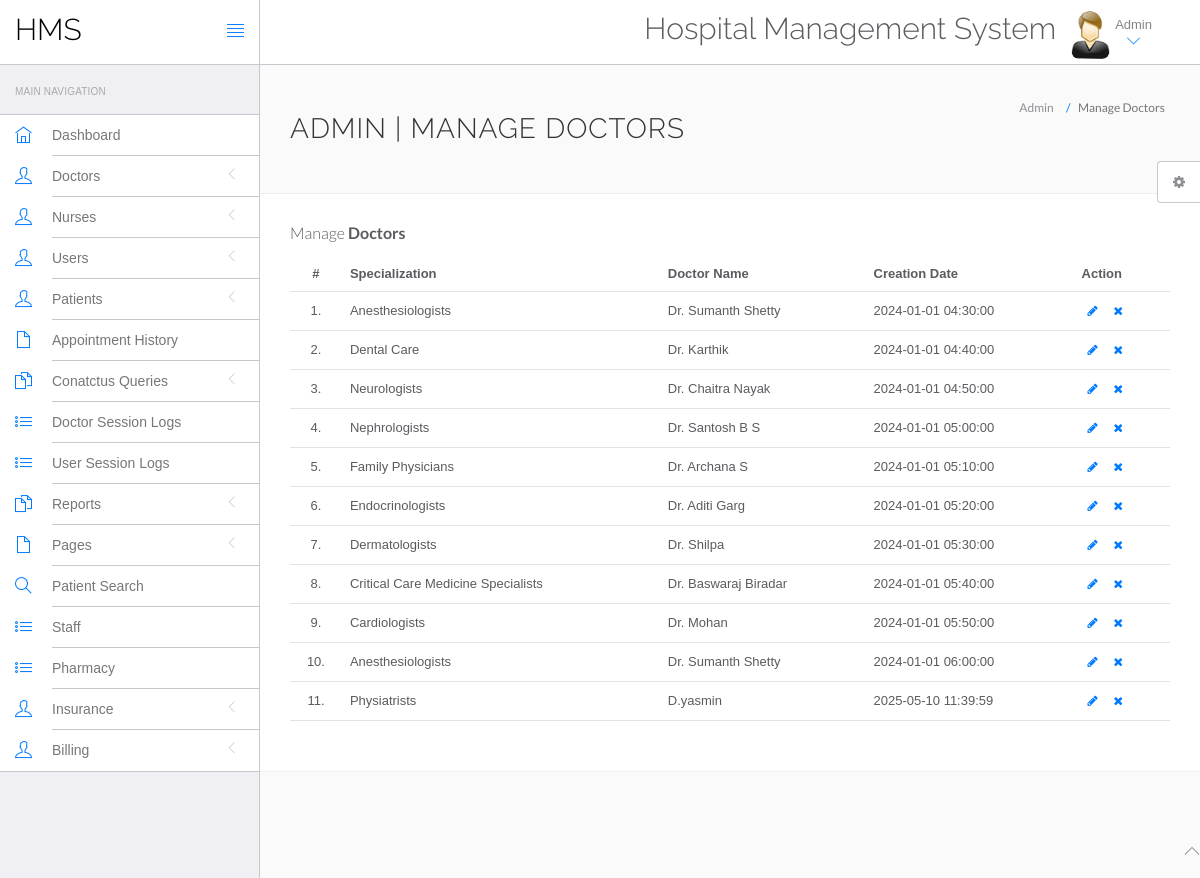
The page /hms/admin/manage-doctors.php (signed in) on the database its author committed.
### tables this page shows
CREATE TABLE `doctors` (
  `id` int(11) NOT NULL,
  `specialization` varchar(100) DEFAULT NULL,
  `doctorName` varchar(100) DEFAULT NULL,
  `address` text DEFAULT NULL,
  `docFees` varchar(50) DEFAULT NULL,
  `contactno` bigint(20) DEFAULT NULL,
  `docEmail` varchar(100) DEFAULT NULL,
  `password` varchar(255) DEFAULT NULL,
  `creationDate` timestamp NOT NULL DEFAULT current_timestamp(),
  `updationDate` timestamp NOT NULL DEFAULT current_timestamp() ON UPDATE current_timestamp()
);

### hms/admin/manage-doctors.php (the view, shortened to what this page needs)
<?php
include('include/config.php');
if(strlen($_SESSION['id']==0)) {
 header('location:logout.php');
  } else{
?>
<!DOCTYPE html>
<html lang="en">
	<head>
		<link rel="stylesheet" href="vendor/bootstrap/css/bootstrap.min.css">
		<link rel="stylesheet" href="vendor/fontawesome/css/font-awesome.min.css">
		<link rel="stylesheet" href="vendor/themify-icons/themify-icons.min.css">
		<link href="vendor/animate.css/animate.min.css" rel="stylesheet" media="screen">
		<link href="vendor/perfect-scrollbar/perfect-scrollbar.min.css" rel="stylesheet" media="screen">
		<link href="vendor/switchery/switchery.min.css" rel="stylesheet" media="screen">
		<link href="vendor/bootstrap-touchspin/jquery.bootstrap-touchspin.min.css" rel="stylesheet" media="screen">
		<link href="vendor/select2/select2.min.css" rel="stylesheet" media="screen">
		<link href="vendor/bootstrap-datepicker/bootstrap-datepicker3.standalone.min.css" rel="stylesheet" media="screen">
		<link href="vendor/bootstrap-timepicker/bootstrap-timepicker.min.css" rel="stylesheet" media="screen">
		<link rel="stylesheet" href="assets/css/styles.css">
		<link rel="stylesheet" href="assets/css/plugins.css">
		<link rel="stylesheet" href="assets/css/themes/theme-1.css" id="skin_color" />
	</head>
	<body>
		<div id="app">
<?php include('include/sidebar.php');?>
			<div class="app-content">
						<?php include('include/header.php');?>
				<div class="main-content" >
					<div class="wrap-content container" id="container">
						<section id="page-title">
							<div class="row">
								<div class="col-sm-8">
									<h1 class="mainTitle">Admin | Manage Doctors</h1>
																	</div>
								<ol class="breadcrumb">
									<li>
										<span>Admin</span>
									</li>
									<li class="active">
										<span>Manage Doctors</span>
									</li>
								</ol>
							</div>
						</section>
						<div class="container-fluid container-fullw bg-white">
									<div class="row">
								<div class="col-md-12">
									<h5 class="over-title margin-bottom-15">Manage <span class="text-bold">Doctors</span></h5>
									<table class="table table-hover" id="sample-table-1">
										<thead>
											<tr>
												<th class="center">#</th>
												<th>Specialization</th>
												<th class="hidden-xs">Doctor Name</th>
												<th>Creation Date </th>
												<th>Action</th>
											</tr>
										</thead>
										<tbody>
<?php
$sql=mysqli_query($con,"select * from doctors");
$cnt=1;
while($row=mysqli_fetch_array($sql))
{
?>
											<tr>
												<td class="center"><?php echo $cnt;?>.</td>
												<td class="hidden-xs"><?php echo $row['specialization'];?></td>
												<td><?php echo $row['doctorName'];?></td>
												<td><?php echo $row['creationDate'];?>
												</td>
												<td >
												<div class="visible-md visible-lg hidden-sm hidden-xs">
							<a href="edit-doctor.php?id=<?php echo $row['id'];?>" class="btn btn-transparent btn-xs" tooltip-placement="top" tooltip="Edit"><i class="fa fa-pencil"></i></a>
	<a href="manage-doctors.php?id=<?php echo $row['id']?>&del=delete" onClick="return confirm('Are you sure you want to delete?')"class="btn btn-transparent btn-xs tooltips" tooltip-placement="top" tooltip="Remove"><i class="fa fa-times fa fa-white"></i></a>
												</div>
												</td>
											</tr>
											<?php
$cnt=$cnt+1;
											 }?>
										</tbody>
									</table>
								</div>
							</div>
								</div>
							</div>
						</div>
					</div>
				</div>
	<?php include('include/footer.php');?>
	<?php include('include/setting.php');?>
	</body>
</html>
<?php } ?>

### hms/admin/assets/css/themes/theme-1.css (style rules this page uses)
body { background: #FAFAFA; }

### rows shown on the page
doctors: specialization "Anesthesiologists", doctorName "Dr. Sumanth Shetty", creationDate "2024-01-01 04:30:00"
doctors: specialization "Dental Care", doctorName "Dr. Karthik", creationDate "2024-01-01 04:40:00"
doctors: specialization "Neurologists", doctorName "Dr. Chaitra Nayak", creationDate "2024-01-01 04:50:00"
doctors: specialization "Nephrologists", doctorName "Dr. Santosh B S", creationDate "2024-01-01 05:00:00"
doctors: specialization "Family Physicians", doctorName "Dr. Archana S", creationDate "2024-01-01 05:10:00"
doctors: specialization "Endocrinologists", doctorName "Dr. Aditi Garg", creationDate "2024-01-01 05:20:00"
doctors: specialization "Dermatologists", doctorName "Dr. Shilpa", creationDate "2024-01-01 05:30:00"
doctors: specialization "Critical Care Medicine Specialists", doctorName "Dr. Baswaraj Biradar", creationDate "2024-01-01 05:40:00"
doctors: specialization "Cardiologists", doctorName "Dr. Mohan", creationDate "2024-01-01 05:50:00"
doctors: specialization "Anesthesiologists", doctorName "Dr. Sumanth Shetty", creationDate "2024-01-01 06:00:00"
doctors: specialization "Physiatrists", doctorName "D.yasmin", creationDate "2025-05-10 11:39:59"
